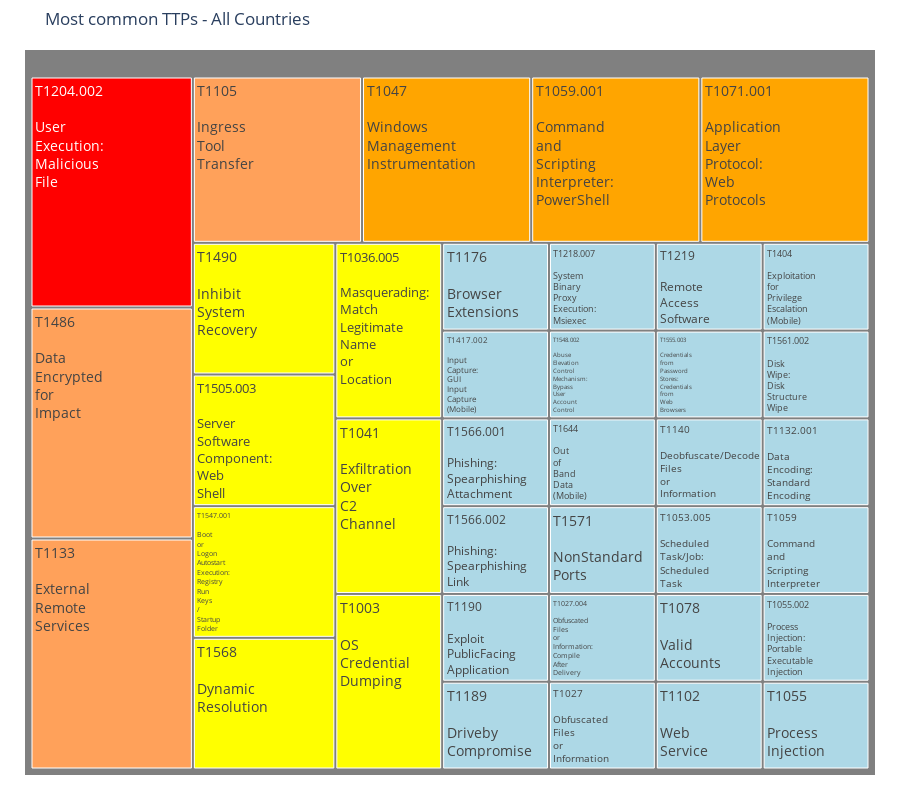

Source (notebook cell):
### Code cell
# This code takes a CSV with a list of TTPs, aggregates them and generates a treemap visualization

import plotly.express as px
import numpy

data = pd.read_csv('attack-mappings-ttps.csv')
newdata = data.groupby(['Techniques']).size().reset_index(name='counts').sort_values(['counts'], ascending=False)

def set_color(row):
    if row["counts"] == 4:
        return "red"
    elif row["counts"] == 3:
        return "orange"
    elif row["counts"] == 2:
        return "yellow"
    else:
        return "lightblue"

newdata = newdata.assign(color=newdata.apply(set_color, axis=1))

# Parses text and prepare it so it displays well in the chart

newdata['Techniques']= newdata['Techniques'].replace('-','', regex=True)
newdata['Techniques']= newdata['Techniques'].replace('–','', regex=True)
newdata['Techniques']= newdata['Techniques'].replace(' ','<br>', regex=True) 
 
fig = px.treemap(newdata, path=['Techniques'],
                 values='counts',
                 color='color',
                 color_discrete_map={ 'red':'red','orange':'orange','yellow':'yellow','lightblue':'lightblue'}
                 )

fig.update_traces(root_color="grey", textfont_size=14)

fig.update_layout(
    height=800,
    title_text='Most common TTPs - All Countries',
)
fig.update_layout(margin = dict(t=50, l=25, r=25, b=25))

### Figure 1 — Plotly figure (JSON) as saved in the notebook; plotly's stock layout.template omitted (floating-point values rounded to 4 significant figures)
{"data": [{"branchvalues": "total", "customdata": [["lightblue"], ["red"], ["lightblue"], ["lightblue"], ["lightblue"], ["lightblue"], ["(?)"], ["yellow"], ["yellow"], ["yellow"], ["lightblue"], ["lightblue"], ["lightblue"], ["lightblue"], ["lightblue"], ["yellow"], ["lightblue"], ["lightblue"], ["lightblue"], ["lightblue"], ["(?)"], ["lightblue"], ["(?)"], ["lightblue"], ["lightblue"], ["lightblue"], ["yellow"], ["yellow"], ["orange"], ["yellow"], ["lightblue"], ["orange"], ["lightblue"], ["orange"], ["lightblue"], ["lightblue"], ["lightblue"], ["lightblue"]], "domain": {"x": [0, 1], "y": [0, 1]}, "hovertemplate": "labels=%{label}<br>counts=%{value}<br>parent=%{parent}<br>id=%{id}<br>color=%{customdata[0]}<extra></extra>", "ids": ["T1176<br><br>Browser<br>Extensions", "T1204.002<br><br>User<br>Execution:<br>Malicious<br>File", "T1218.007<br><br>System<br>Binary<br>Proxy<br>Execution:<br>Msiexec", "T1219<br><br>Remote<br>Access<br>Software", "T1404<br><br>Exploitation<br>for<br>Privilege<br>Escalation<br>(Mobile)", "T1417.002<br><br>Input<br>Capture:<br>GUI<br>Input<br>Capture<br>(Mobile)", "T1486<br><br>Data<br>Encrypted<br>for<br>Impact", "T1490<br><br>Inhibit<br>System<br>Recovery", "T1505.003<br><br>Server<br>Software<br>Component:<br>Web<br>Shell", "T1547.001<br><br>Boot<br>or<br>Logon<br>Autostart<br>Execution:<br>Registry<br>Run<br>Keys<br>/<br>Startup<br>Folder", "T1548.002<br><br>Abuse<br>Elevation<br>Control<br>Mechanism:<br>Bypass<br>User<br>Account<br>Control", "T1555.003<br><br>Credentials<br>from<br>Password<br>Stores:<br>Credentials<br>from<br>Web<br>Browsers", "T1561.002<br><br>Disk<br>Wipe:<br>Disk<br>Structure<br>Wipe<br>", "T1566.001<br><br>Phishing:<br>Spearphishing<br>Attachment", "T1566.002<br><br>Phishing:<br>Spearphishing<br>Link", "T1568<br><br>Dynamic<br>Resolution", "T1190<br><br>Exploit<br>PublicFacing<br>Application", "T1189<br><br>Driveby<br>Compromise", "T1644<br><br>Out<br>of<br>Band<br>Data<br>(Mobile)", "T1140<br><br>Deobfuscate/Decode<br>Files<br>or<br>Information", "T1133<br><br>External<br>Remote<br>Services", "T1132.001<br><br>Data<br>Encoding:<br>Standard<br>Encoding", "T1105<br><br>Ingress<br>Tool<br>Transfer", "T1571<br><br>NonStandard<br>Ports", "T1027.004<br><br>Obfuscated<br>Files<br>or<br>Information:<br>Compile<br>After<br>Delivery", "T1027<br><br>Obfuscated<br>Files<br>or<br>Information", "T1036.005<br><br>Masquerading:<br>Match<br>Legitimate<br>Name<br>or<br>Location", "T1041<br><br>Exfiltration<br>Over<br>C2<br>Channel", "T1047<br><br>Windows<br>Management<br>Instrumentation", "T1003<br><br>OS<br>Credential<br>Dumping", "T1053.005<br><br>Scheduled<br>Task/Job:<br>Scheduled<br>Task", "T1059.001<br><br>Command<br>and<br>Scripting<br>Interpreter:<br>PowerShell", "T1059<br><br>Command<br>and<br>Scripting<br>Interpreter", "T1071.001<br><br>Application<br>Layer<br>Protocol:<br>Web<br>Protocols", "T1078<br><br>Valid<br>Accounts", "T1102<br><br>Web<br>Service", "T1055.002<br><br>Process<br>Injection:<br>Portable<br>Executable<br>Injection", "T1055<br><br>Process<br>Injection"], "labels": ["T1176<br><br>Browser<br>Extensions", "T1204.002<br><br>User<br>Execution:<br>Malicious<br>File", "T1218.007<br><br>System<br>Binary<br>Proxy<br>Execution:<br>Msiexec", "T1219<br><br>Remote<br>Access<br>Software", "T1404<br><br>Exploitation<br>for<br>Privilege<br>Escalation<br>(Mobile)", "T1417.002<br><br>Input<br>Capture:<br>GUI<br>Input<br>Capture<br>(Mobile)", "T1486<br><br>Data<br>Encrypted<br>for<br>Impact", "T1490<br><br>Inhibit<br>System<br>Recovery", "T1505.003<br><br>Server<br>Software<br>Component:<br>Web<br>Shell", "T1547.001<br><br>Boot<br>or<br>Logon<br>Autostart<br>Execution:<br>Registry<br>Run<br>Keys<br>/<br>Startup<br>Folder", "T1548.002<br><br>Abuse<br>Elevation<br>Control<br>Mechanism:<br>Bypass<br>User<br>Account<br>Control", "T1555.003<br><br>Credentials<br>from<br>Password<br>Stores:<br>Credentials<br>from<br>Web<br>Browsers", "T1561.002<br><br>Disk<br>Wipe:<br>Disk<br>Structure<br>Wipe<br>", "T1566.001<br><br>Phishing:<br>Spearphishing<br>Attachment", "T1566.002<br><br>Phishing:<br>Spearphishing<br>Link", "T1568<br><br>Dynamic<br>Resolution", "T1190<br><br>Exploit<br>PublicFacing<br>Application", "T1189<br><br>Driveby<br>Compromise", "T1644<br><br>Out<br>of<br>Band<br>Data<br>(Mobile)", "T1140<br><br>Deobfuscate/Decode<br>Files<br>or<br>Information", "T1133<br><br>External<br>Remote<br>Services", "T1132.001<br><br>Data<br>Encoding:<br>Standard<br>Encoding", "T1105<br><br>Ingress<br>Tool<br>Transfer", "T1571<br><br>NonStandard<br>Ports", "T1027.004<br><br>Obfuscated<br>Files<br>or<br>Information:<br>Compile<br>After<br>Delivery", "T1027<br><br>Obfuscated<br>Files<br>or<br>Information", "T1036.005<br><br>Masquerading:<br>Match<br>Legitimate<br>Name<br>or<br>Location", "T1041<br><br>Exfiltration<br>Over<br>C2<br>Channel", "T1047<br><br>Windows<br>Management<br>Instrumentation", "T1003<br><br>OS<br>Credential<br>Dumping", "T1053.005<br><br>Scheduled<br>Task/Job:<br>Scheduled<br>Task", "T1059.001<br><br>Command<br>and<br>Scripting<br>Interpreter:<br>PowerShell", "T1059<br><br>Command<br>and<br>Scripting<br>Interpreter", "T1071.001<br><br>Application<br>Layer<br>Protocol:<br>Web<br>Protocols", "T1078<br><br>Valid<br>Accounts", "T1102<br><br>Web<br>Service", "T1055.002<br><br>Process<br>Injection:<br>Portable<br>Executable<br>Injection", "T1055<br><br>Process<br>Injection"], "marker": {"colors": ["lightblue", "red", "lightblue", "lightblue", "lightblue", "lightblue", "#FFA15A", "yellow", "yellow", "yellow", "lightblue", "lightblue", "lightblue", "lightblue", "lightblue", "yellow", "lightblue", "lightblue", "lightblue", "lightblue", "#FFA15A", "lightblue", "#FFA15A", "lightblue", "lightblue", "lightblue", "yellow", "yellow", "orange", "yellow", "lightblue", "orange", "lightblue", "orange", "lightblue", "lightblue", "lightblue", "lightblue"]}, "name": "", "parents": ["", "", "", "", "", "", "", "", "", "", "", "", "", "", "", "", "", "", "", "", "", "", "", "", "", "", "", "", "", "", "", "", "", "", "", "", "", ""], "root": {"color": "grey"}, "textfont": {"size": 14}, "type": "treemap", "values": [1, 4, 1, 1, 1, 1, 4, 2, 2, 2, 1, 1, 1, 1, 1, 2, 1, 1, 1, 1, 4, 1, 3, 1, 1, 1, 2, 2, 3, 2, 1, 3, 1, 3, 1, 1, 1, 1]}], "layout": {"height": 800, "legend": {"tracegroupgap": 0}, "margin": {"b": 25, "l": 25, "r": 25, "t": 50}, "title": {"text": "Most common TTPs - All Countries"}}}
